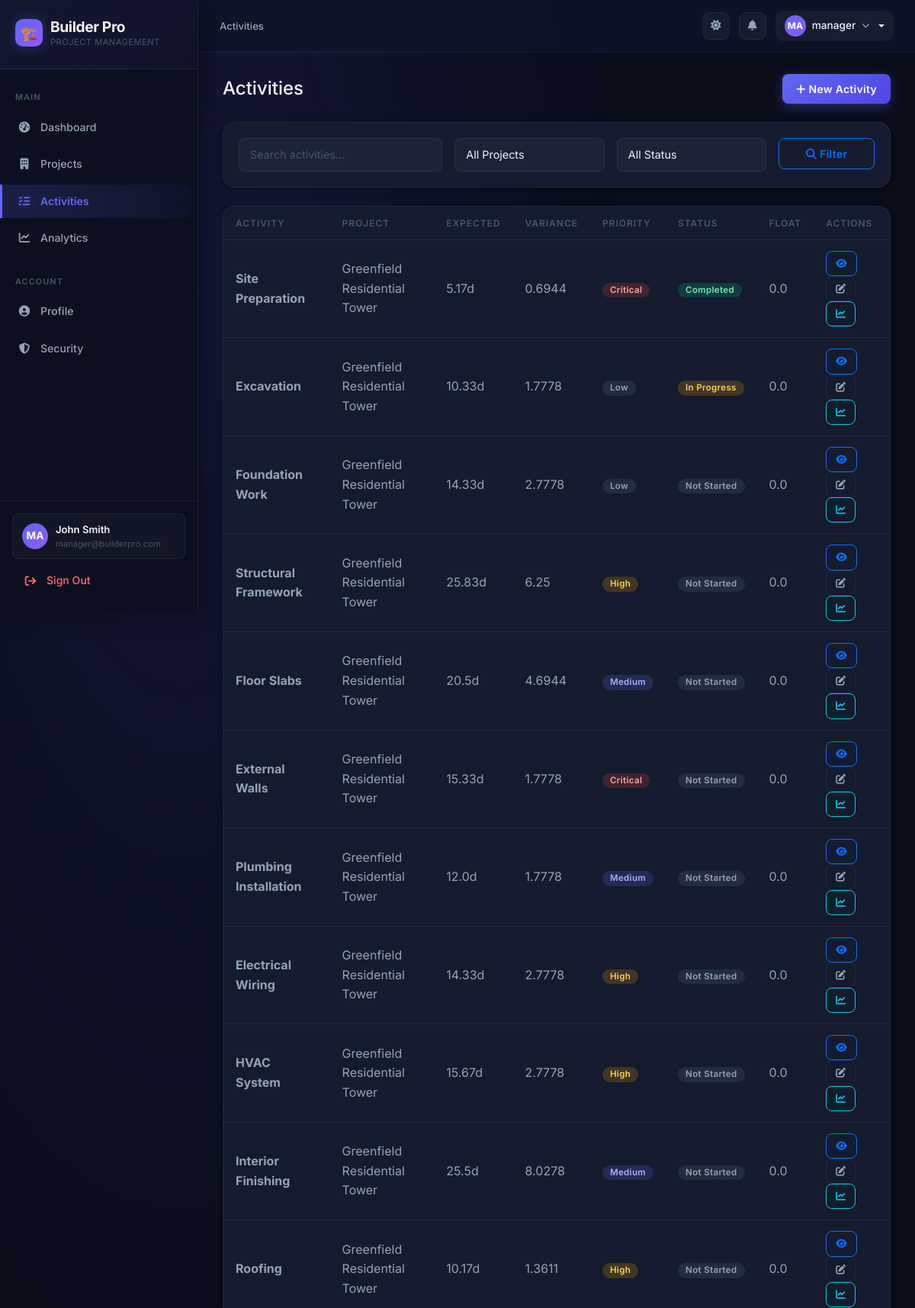
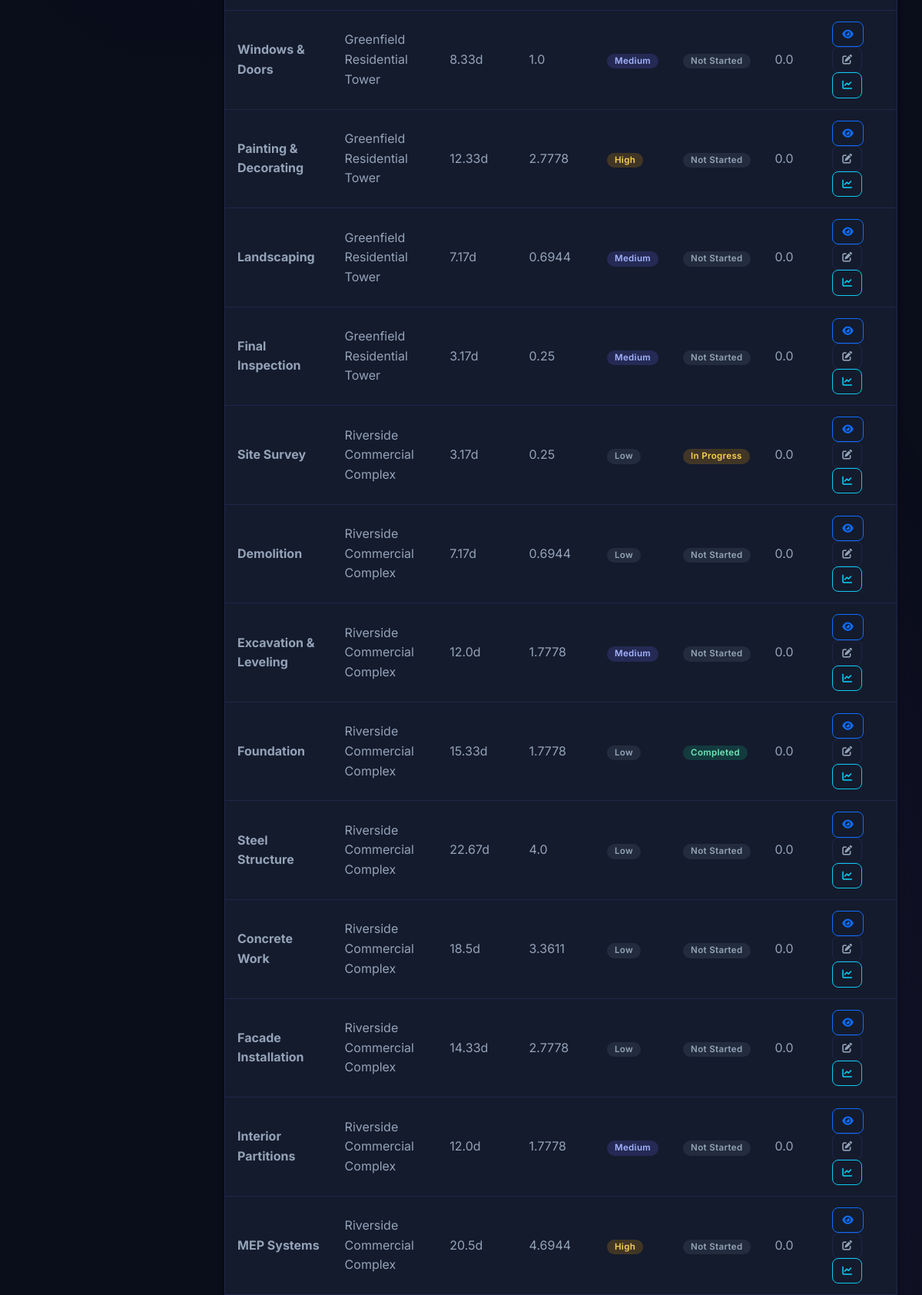
Page /activities/ (signed in, upper part) on the committed database (2 pictures, top to bottom).
### activities/models.py (models this page shows, shortened)
class Activity(models.Model):
    project = models.ForeignKey(Project, on_delete=models.CASCADE, related_name='activities')
    name = models.CharField(max_length=200)
    description = models.TextField(blank=True)
    optimistic_time = models.FloatField(default=0)
    most_likely_time = models.FloatField(default=0)
    pessimistic_time = models.FloatField(default=0)
    expected_duration = models.FloatField(default=0, editable=False)
    variance = models.FloatField(default=0, editable=False)
    standard_deviation = models.FloatField(default=0, editable=False)
    cost = models.DecimalField(max_digits=12, decimal_places=2, default=0)
    priority = models.CharField(max_length=20, choices=PRIORITY_CHOICES, default='medium')
    status = models.CharField(max_length=20, choices=STATUS_CHOICES, default='not_started')
    assigned_to = models.ForeignKey(User, on_delete=models.SET_NULL, null=True, blank=True, related_name='activities')
    start_date = models.DateField(null=True, blank=True)
    end_date = models.DateField(null=True, blank=True)
    earliest_start = models.FloatField(default=0, editable=False)
    earliest_finish = models.FloatField(default=0, editable=False)
    latest_start = models.FloatField(default=0, editable=False)
    latest_finish = models.FloatField(default=0, editable=False)
    float_time = models.FloatField(default=0, editable=False)
    is_critical = models.BooleanField(default=False, editable=False)
    created_at = models.DateTimeField(auto_now_add=True)
    updated_at = models.DateTimeField(auto_now=True)
    class Meta:
        verbose_name_plural = 'Activities'
        ordering = ['project', 'earliest_start']

### projects/models.py (models this page shows, shortened)
class Project(models.Model):
    name = models.CharField(max_length=200)
    description = models.TextField(blank=True)
    client_name = models.CharField(max_length=200, blank=True)
    location = models.CharField(max_length=200, blank=True)
    start_date = models.DateField()
    end_date = models.DateField()
    budget = models.DecimalField(max_digits=15, decimal_places=2, default=0)
    status = models.CharField(max_length=20, choices=STATUS_CHOICES, default='planning')
    created_by = models.ForeignKey(User, on_delete=models.SET_NULL, null=True, related_name='projects')
    created_at = models.DateTimeField(auto_now_add=True)
    updated_at = models.DateTimeField(auto_now=True)

### activities/views.py (the view)
# urls.py: path('', views.activity_list, name='activity_list'),
@login_required
def activity_list(request):
    project_id = request.GET.get('project')
    status = request.GET.get('status')
    search = request.GET.get('search')
    role = request.user.profile.role
    if role == 'super_admin':
        activities = Activity.objects.all()
    elif role == 'project_manager':
        projects = Project.objects.filter(created_by=request.user)
        activities = Activity.objects.filter(project__in=projects)
    elif role == 'site_engineer':
        activities = Activity.objects.filter(assigned_to=request.user)
    else:
        activities = Activity.objects.all()
    if project_id:
        activities = activities.filter(project_id=project_id)
    if status:
        activities = activities.filter(status=status)
    if search:
        activities = activities.filter(name__icontains=search)
    projects = Project.objects.all()
    return render(request, 'activities/activity_list.html', {
        'activities': activities,
        'projects': projects,
    })

### templates/activities/activity_list.html (shortened to what this page needs)
{% extends 'base.html' %}
{% block breadcrumb %}Activities{% endblock %}
{% block content %}
<div class="d-flex justify-content-between align-items-center mb-4">
    <h4 class="mb-0">Activities</h4>
    <a href="{% url 'activity_create' %}" class="btn btn-primary"><i class="fas fa-plus"></i> New Activity</a>
</div>
<div class="card mb-4">
    <div class="card-body">
        <form method="get" class="row g-3">
            <div class="col-md-4">
                <input type="text" name="search" class="form-control" placeholder="Search activities..." value="{{ request.GET.search }}">
            </div>
            <div class="col-md-3">
                <select name="project" class="form-select">
                    <option value="">All Projects</option>
                </select>
            </div>
            <div class="col-md-3">
                <select name="status" class="form-select">
                    <option value="">All Status</option>
                </select>
            </div>
            <div class="col-md-2">
                <button type="submit" class="btn btn-outline-primary w-100"><i class="fas fa-search"></i> Filter</button>
            </div>
        </form>
    </div>
</div>
<div class="card">
    <div class="table-responsive">
        <table class="table table-hover mb-0">
            <thead>
                <tr>
                    <th>Activity</th>
                    <th>Project</th>
                    <th>Expected</th>
                    <th>Variance</th>
                    <th>Priority</th>
                    <th>Status</th>
                    <th>Float</th>
                    <th>Actions</th>
                </tr>
            </thead>
            <tbody>
                {% for activity in activities %}
                <tr class="{% if activity.is_critical %}critical-activity{% endif %}">
                    <td>
                        <strong>{{ activity.name }}</strong>
                    </td>
                    <td>{{ activity.project.name }}</td>
                    <td>{{ activity.expected_duration }}d</td>
                    <td>{{ activity.variance }}</td>
                    <td>
                        <span class="badge bg-{% if activity.priority == 'critical' %}danger{% elif activity.priority == 'high' %}warning{% elif activity.priority == 'medium' %}primary{% else %}secondary{% endif %}">
                            {{ activity.get_priority_display }}
                        </span>
                    </td>
                    <td>
                        <span class="badge bg-{% if activity.status == 'completed' %}success{% elif activity.status == 'in_progress' %}warning{% else %}secondary{% endif %}">
                            {{ activity.get_status_display }}
                        </span>
                    </td>
                    <td>{{ activity.float_time|floatformat:1 }}</td>
                    <td>
                        <a href="{% url 'activity_detail' activity.pk %}" class="btn btn-sm btn-outline-primary"><i class="fas fa-eye"></i></a>
                        <a href="{% url 'activity_edit' activity.pk %}" class="btn btn-sm btn-outline-secondary"><i class="fas fa-edit"></i></a>
                        <button type="button" class="btn btn-sm btn-outline-info" onclick="showPertData({{ activity.pk }})"><i class="fas fa-chart-line"></i></button>
                    </td>
                </tr>
                {% endfor %}
            </tbody>
        </table>
    </div>
</div>
{% endblock %}

### templates/base.html (shortened to what this page needs)
{% load static %}
<!DOCTYPE html>
<html lang="en">
<head>
    <link href="https://cdn.jsdelivr.net/npm/bootstrap@5.3.2/dist/css/bootstrap.min.css" rel="stylesheet">
    <link href="https://cdnjs.cloudflare.com/ajax/libs/font-awesome/6.5.1/css/all.min.css" rel="stylesheet">
    <link href="{% static 'css/builderpro.css' %}" rel="stylesheet">
</head>
<body {% if not user.is_authenticated %}class="auth-page"{% endif %}>
{% if user.is_authenticated %}
<div class="wrapper">
    <nav class="sidebar" id="sidebar">
        <div class="sidebar-header">
            <h3>
                <div class="sidebar-logo-icon">🏗️</div>
                <div>
                    Builder Pro
                    <div class="sidebar-tagline">Project Management</div>
                </div>
            </h3>
        </div>
        <div style="padding: 12px 0; flex: 1; overflow-y: auto;">
            <div class="nav-section-label">Main</div>
            <ul class="nav flex-column" style="list-style:none; padding:0; margin:0;">
                <li class="nav-item">
                    <a class="nav-link {% if request.resolver_match.url_name == 'dashboard' %}active{% endif %}"
                       href="{% url 'dashboard' %}">
                        <i class="fas fa-gauge-high"></i> Dashboard
                    </a>
                </li>
                <li class="nav-item">
                    <a class="nav-link {% if 'project' in request.resolver_match.url_name %}active{% endif %}"
                       href="{% url 'project_list' %}">
                        <i class="fas fa-building"></i> Projects
                    </a>
                </li>
                <li class="nav-item">
                    <a class="nav-link {% if 'activity' in request.resolver_match.url_name %}active{% endif %}"
                       href="{% url 'activity_list' %}">
                        <i class="fas fa-list-check"></i> Activities
                    </a>
                </li>
                <li class="nav-item">
                    <a class="nav-link {% if 'analytics' in request.resolver_match.url_name %}active{% endif %}"
                       href="{% url 'analytics_dashboard' %}">
                        <i class="fas fa-chart-line"></i> Analytics
                    </a>
                </li>
                <div class="nav-section-label" style="margin-top:8px;">Account</div>
                <li class="nav-item">
                    <a class="nav-link {% if request.resolver_match.url_name == 'profile' %}active{% endif %}"
                       href="{% url 'profile' %}">
                        <i class="fas fa-user-circle"></i> Profile
                    </a>
                </li>
                <li class="nav-item">
                    <a class="nav-link {% if request.resolver_match.url_name == 'change_password' %}active{% endif %}"
                       href="{% url 'change_password' %}">
                        <i class="fas fa-shield-halved"></i> Security
                    </a>
                </li>
            </ul>
        </div>
        <div class="sidebar-footer">
            <div class="sidebar-user">
                <div class="sidebar-user-avatar">{{ user.username|slice:":2"|upper }}</div>
                <div class="sidebar-user-info">
                    <div class="sidebar-user-name">{{ user.get_full_name|default:user.username }}</div>
                    <div class="sidebar-user-role">{{ user.email|default:"Admin" }}</div>
                </div>
            </div>
            <a href="{% url 'logout' %}" class="nav-link mt-2" style="color: #f87171; border-radius: 8px; padding: 9px 12px;">
                <i class="fas fa-arrow-right-from-bracket"></i> Sign Out
            </a>
        </div>
    </nav>
    <div id="content">
        <nav class="topbar">
            <div class="topbar-left">
                <span class="breadcrumb-text">
                    {% block breadcrumb %}{% endblock %}
                </span>
            </div>
            <div class="topbar-right">
                <button id="darkModeToggle" class="topbar-btn" onclick="toggleDarkMode()" title="Toggle theme">
                    <i class="fas fa-moon" id="themeIcon"></i>
                </button>
                <button class="topbar-btn" title="Notifications">
                    <i class="fas fa-bell"></i>
                </button>
                <div class="dropdown">
                    <button class="topbar-user dropdown-toggle" data-bs-toggle="dropdown" aria-expanded="false" style="border:none;">
                        <div class="topbar-user-avatar">{{ user.username|slice:":2"|upper }}</div>
                        <span class="d-none d-sm-inline">{{ user.username }}</span>
                        <i class="fas fa-chevron-down" style="font-size:0.65rem; opacity:0.6;"></i>
                    </button>
                </div>
            </div>
        </nav>
        <div class="main-content">
{% endif %}
    {% block content %}{% endblock %}
{% if user.is_authenticated %}
        </div>
    </div>
</div>
{% else %}
</div>
{% endif %}
</body>
</html>

### rows in the picture
Activity: name "Site Preparation", project.name "Greenfield Residential Tower", expected_duration "5.17", variance "0.6944", priority "Critical", status "Completed", float_time "0.0"
Activity: name "Excavation", project.name "Greenfield Residential Tower", expected_duration "10.33", variance "1.7778", priority "Low", status "In Progress", float_time "0.0"
Activity: name "Foundation Work", project.name "Greenfield Residential Tower", expected_duration "14.33", variance "2.7778", priority "Low", status "Not Started", float_time "0.0"
Activity: name "Structural Framework", project.name "Greenfield Residential Tower", expected_duration "25.83", variance "6.25", priority "High", status "Not Started", float_time "0.0"
Activity: name "Floor Slabs", project.name "Greenfield Residential Tower", expected_duration "20.5", variance "4.6944", priority "Medium", status "Not Started", float_time "0.0"
Activity: name "External Walls", project.name "Greenfield Residential Tower", expected_duration "15.33", variance "1.7778", priority "Critical", status "Not Started", float_time "0.0"
Activity: name "Plumbing Installation", project.name "Greenfield Residential Tower", expected_duration "12.0", variance "1.7778", priority "Medium", status "Not Started", float_time "0.0"
Activity: name "Electrical Wiring", project.name "Greenfield Residential Tower", expected_duration "14.33", variance "2.7778", priority "High", status "Not Started", float_time "0.0"
Activity: name "HVAC System", project.name "Greenfield Residential Tower", expected_duration "15.67", variance "2.7778", priority "High", status "Not Started", float_time "0.0"
Activity: name "Interior Finishing", project.name "Greenfield Residential Tower", expected_duration "25.5", variance "8.0278", priority "Medium", status "Not Started", float_time "0.0"
Activity: name "Roofing", project.name "Greenfield Residential Tower", expected_duration "10.17", variance "1.3611", priority "High", status "Not Started", float_time "0.0"
Activity: name "Windows & Doors", project.name "Greenfield Residential Tower", expected_duration "8.33", variance "1.0", priority "Medium", status "Not Started", float_time "0.0"
Activity: name "Painting & Decorating", project.name "Greenfield Residential Tower", expected_duration "12.33", variance "2.7778", priority "High", status "Not Started", float_time "0.0"
Activity: name "Landscaping", project.name "Greenfield Residential Tower", expected_duration "7.17", variance "0.6944", priority "Medium", status "Not Started", float_time "0.0"
Activity: name "Final Inspection", project.name "Greenfield Residential Tower", expected_duration "3.17", variance "0.25", priority "Medium", status "Not Started", float_time "0.0"
Activity: name "Site Survey", project.name "Riverside Commercial Complex", expected_duration "3.17", variance "0.25", priority "Low", status "In Progress", float_time "0.0"
Activity: name "Demolition", project.name "Riverside Commercial Complex", expected_duration "7.17", variance "0.6944", priority "Low", status "Not Started", float_time "0.0"
Activity: name "Excavation & Leveling", project.name "Riverside Commercial Complex", expected_duration "12.0", variance "1.7778", priority "Medium", status "Not Started", float_time "0.0"
Activity: name "Foundation", project.name "Riverside Commercial Complex", expected_duration "15.33", variance "1.7778", priority "Low", status "Completed", float_time "0.0"
Activity: name "Steel Structure", project.name "Riverside Commercial Complex", expected_duration "22.67", variance "4.0", priority "Low", status "Not Started", float_time "0.0"
Activity: name "Concrete Work", project.name "Riverside Commercial Complex", expected_duration "18.5", variance "3.3611", priority "Low", status "Not Started", float_time "0.0"
Activity: name "Facade Installation", project.name "Riverside Commercial Complex", expected_duration "14.33", variance "2.7778", priority "Low", status "Not Started", float_time "0.0"
Activity: name "Interior Partitions", project.name "Riverside Commercial Complex", expected_duration "12.0", variance "1.7778", priority "Medium", status "Not Started", float_time "0.0"
Activity: name "MEP Systems", project.name "Riverside Commercial Complex", expected_duration "20.5", variance "4.6944", priority "High", status "Not Started", float_time "0.0"

### other values in the picture
{{ user.username|slice:":2"|upper }} "MA"
{{ user.get_full_name|default:user.username }} "John Smith"
{{ user.email|default:"Admin" }} "manager@builderpro.com"
{{ user.username }} "manager"
